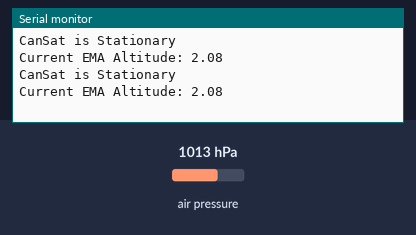
The sketch below on a simulated Arduino Uno, built with avr-gcc and run on an emulated ATmega328P. On the bench: the last lines printed to the serial monitor. The inputs (shaded band) are chosen by the test bench; at power-on: air pressure 1013 hPa.

Above: at 1.2 s.
1.3 s: air pressure set to 952 hPa
At 2.8 s:
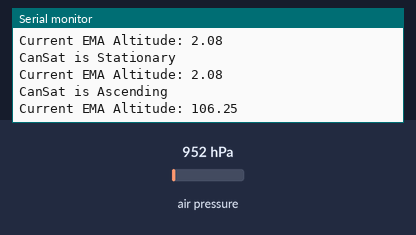
4.5 s: air pressure set to 1000 hPa
At 5.8 s:
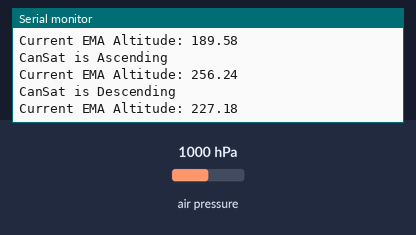
Timing chart, 0 to 7.5 s (numbered marks = the images above; inputs shaded):
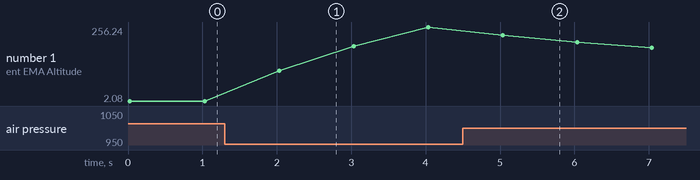

Measured:
- after the input at 1.3 s, the serial monitor: prints a new line after 0.71 s (image 1)
- after the input at 4.5 s, the serial monitor: prints a new line after 0.51 s (image 2)
- plotted number 1: 2.08 → 256.24 after the input at 1.3 s, 256.24 → 130.41 after the input at 4.5 s

The sketch:

question1EMA.ino
```cpp
/*
Workflow of the code:

setup:
  creates an instance of the BMP280 Altitude sensor as Adafruit_BMP280
  Initializes the EMA with the first altitude reading

loop:
  Reading the current altitude from the sensor
  Updating the EMA with the new reading
  calculating the difference between the current and previous EMA values
  Determining if the CanSat is ascending, descending, or stationary based on the altitude difference
  using ema formula to calculate current ema
  printing the current EMA altitude and CanSat status to the serial monitor

known issues:
  the readings[] array keeps getting appended which may cause a memory error.
  Can be fixed by removing the older values
*/

#include <Wire.h>
#include <Adafruit_Sensor.h>
#include <Adafruit_BMP280.h>

const float smoothingFactor = 0.2; // Smoothing factor for EMA (between 0 and 1)
float ema = 0;  // The Exponential Moving Average
float sensorValue;
int threshold = 5;  // Threshold for determining if the CanSat is ascending or descending
float previousEma = 0; // To keep track of the previous EMA value

// Create an instance of the BMP280
Adafruit_BMP280 bmp;

void setup() {
  Serial.begin(9600);
  if (!bmp.begin()) {
    Serial.println("Could not find a valid BMP280 sensor, check wiring!"); //starting the BMP sensor and pausing the execution if the sensor doesnt start
    while (1);
  }

  sensorValue = bmp.readAltitude(1013.25); // Initializing EMA with the first sample point
  ema = sensorValue;
  previousEma = ema; //assigning the previous value in order to calculate altitude difference
}

void loop() {
  // Read the Altitude sensor
  sensorValue = bmp.readAltitude(1013.25);

  // refer EMA.png for the formula for calculation of EMA

  ema = (smoothingFactor * sensorValue) + ((1 - smoothingFactor) * previousEma);

  float altitudeDifference = ema - previousEma; // Calculate the altitude difference

  // Determine the CanSat's state
  if (abs(altitudeDifference) > threshold) { // checking if the difference is large enough for discarding minor error
    if (altitudeDifference < 0) {
      Serial.println("CanSat is Descending");
    } else {
      Serial.println("CanSat is Ascending");
    }
  } else {
    Serial.println("CanSat is Stationary");
  }

  // Output the result
  Serial.print("Current EMA Altitude: "); // average output onto the serial
  Serial.println(ema);

  // Update previous EMA
  previousEma = ema;

  delay(1000);
}
```
